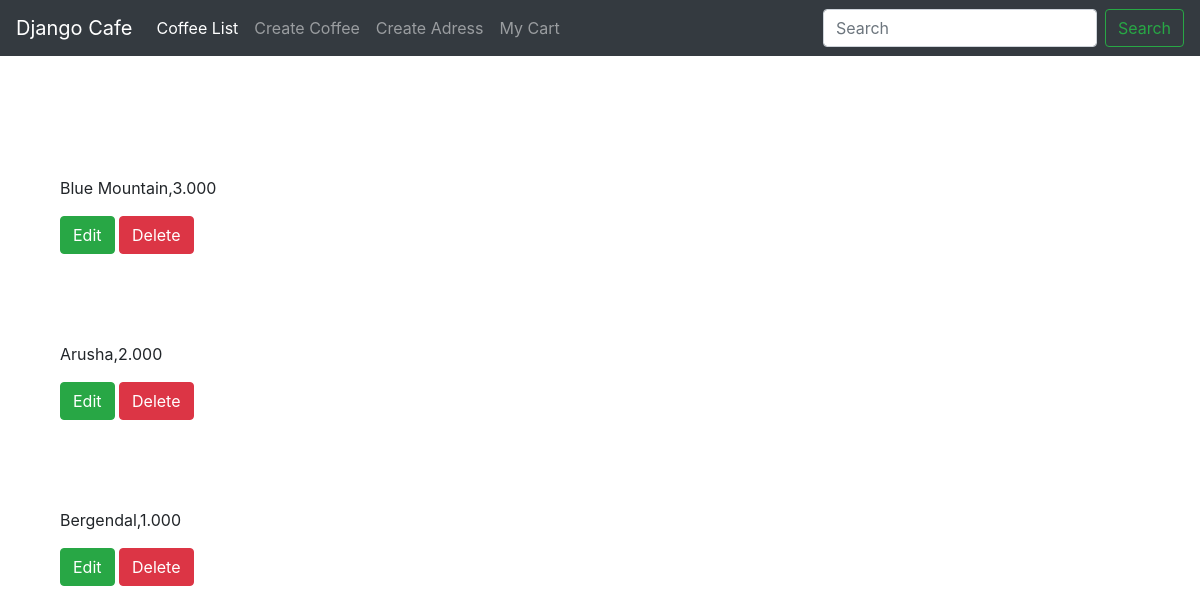
The app's page /coffee/beanlist/ with its own data.
### coffee/models.py (models this page shows, shortened)
class Bean(models.Model):
	name = models.CharField(max_length=20)
	price = models.DecimalField(max_digits=6, decimal_places=3)
	type = models.CharField(max_length=15)

### coffee/views.py (the view)
def bean_list(request):
	object_list = Bean.objects.all()
	context = {
	"object_list": object_list
	}
	return render(request, 'bean_list.html', context)

### coffee/templates/bean_list.html
{% extends "base.html" %}
{% block content %}
{% for object in object_list %}
	<div class="col-sm-6">
	<br><br><br>
				<p>{{object.name}},{{object.price}}</p>
				<p>
				  <a href="{% url 'coffee:beanupdate' post_id=object.id %}" class="btn btn-success">Edit</a>
				  <a href="{% url 'coffee:beandelete' post_id=object.id %}" class="btn btn-danger">Delete</a>
				</p>
			</div>
{% endfor %}
{% endblock content %}

### records on screen
Bean: name "Blue Mountain", price "3.000"
Bean: name "Arusha", price "2.000"
Bean: name "Bergendal", price "1.000"
